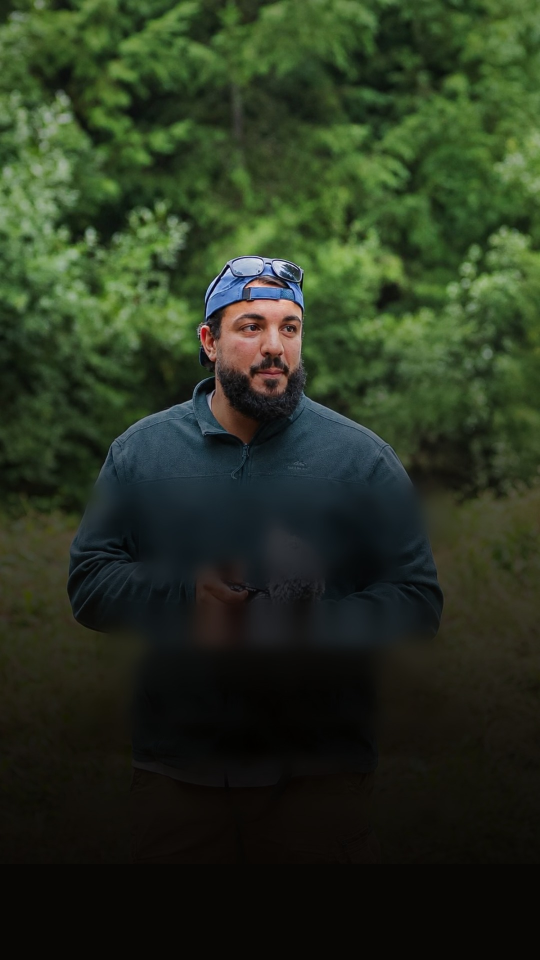
#> input picture reel-immersion/assets/cta.jpg, 1080 x 1920 px, given in place of 89271b4e-image.png, which was not available (shown at 1/2 size)
$ python clean_text.py ../assets/cta.jpg ../assets/hook.jpg
#> lines starting #> are read from the running program, lines starting #| are printed output that depends on the picture; after the words box and inside, x2 and y2 are one past the last pixel; in counts of white or black regions, pixels touching at a corner belong together
"""Efface le texte incrusté des captures (masque couleur + inpainting OpenCV)."""
import sys, cv2, numpy as np

SRC = sys.argv[1]; OUT = sys.argv[2]
JOBS = {
  # nom: (fichier source, [zones texte x0,y0,x1,y1], [zones pleines à effacer entièrement])
  "cta":      ("89271b4e", [(150,965,930,1170),(140,1390,940,1555),(150,1590,930,1645)], [(225,1215,855,1365)]),
  "immersion":("025b7daa", [(220,290,860,360),(90,365,990,510),(80,550,1000,700),(190,1470,890,1635)], []),
  "confiance":("2915ed64", [(160,345,920,540),(270,595,810,680),(80,690,1000,800),(330,825,750,910),(130,920,950,985),(340,1010,740,1095),(130,1100,950,1215),(90,1295,990,1510),(280,1530,800,1570)], []),
  "concept":  ("7267da5d", [(165,1060,915,1170),(80,1210,1000,1530),(75,1550,1005,1635)], []),
  "hook":     ("40b4faeb", [(190,790,890,1395),(210,1450,870,1535),(260,1595,820,1640)], []),
}
for name,(f,rects,solid) in JOBS.items():
    img = cv2.imread(f"{SRC}/{f}-image.png")
#> img is the input picture: shape (1920, 1080, 3); mean B, G, R 32.2, 51.5, 40.5
    b,g,r = [img[...,i].astype(int) for i in range(3)]
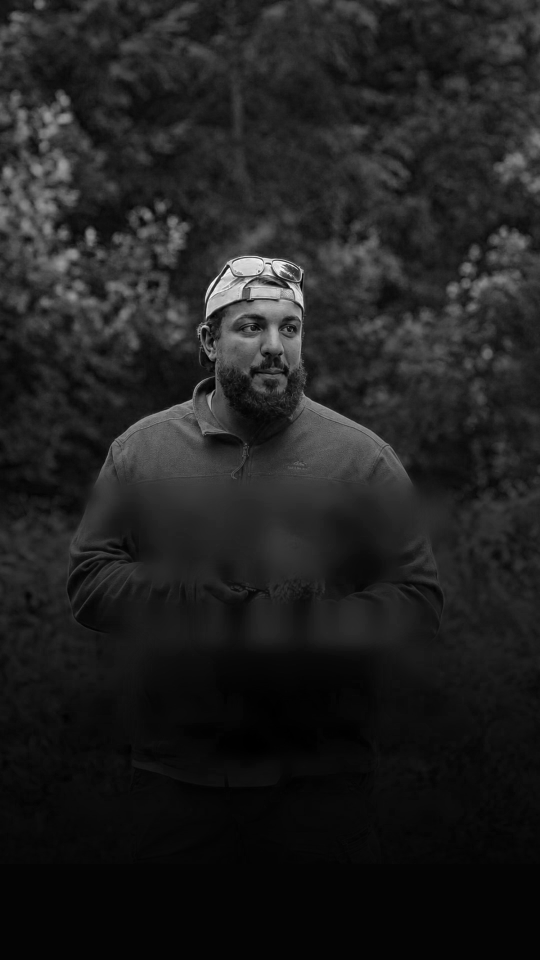
#> b: shape (1920, 1080) int64 (shown at 1/2 size); min 0, max 255, mean 32.2
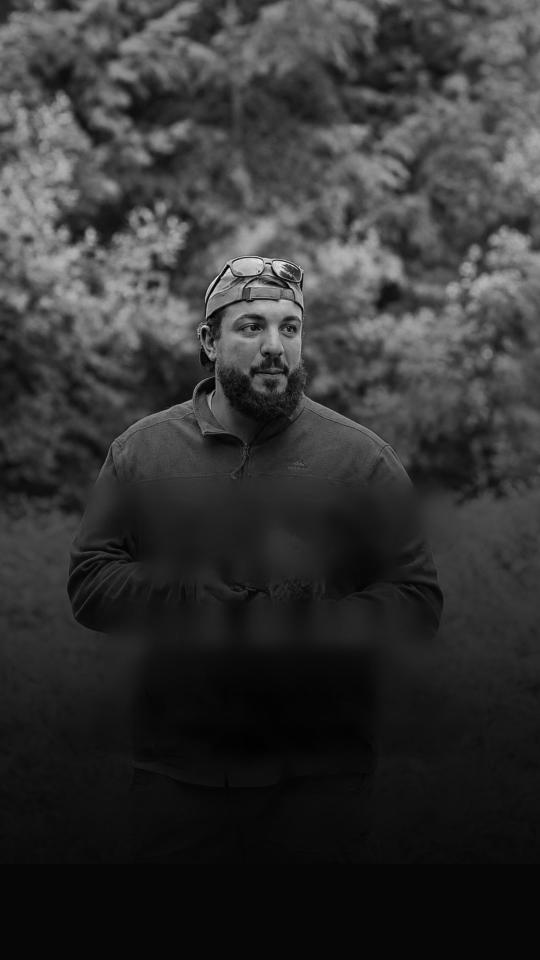
#> g: shape (1920, 1080) int64 (shown at 1/2 size); min 0, max 250, mean 51.5
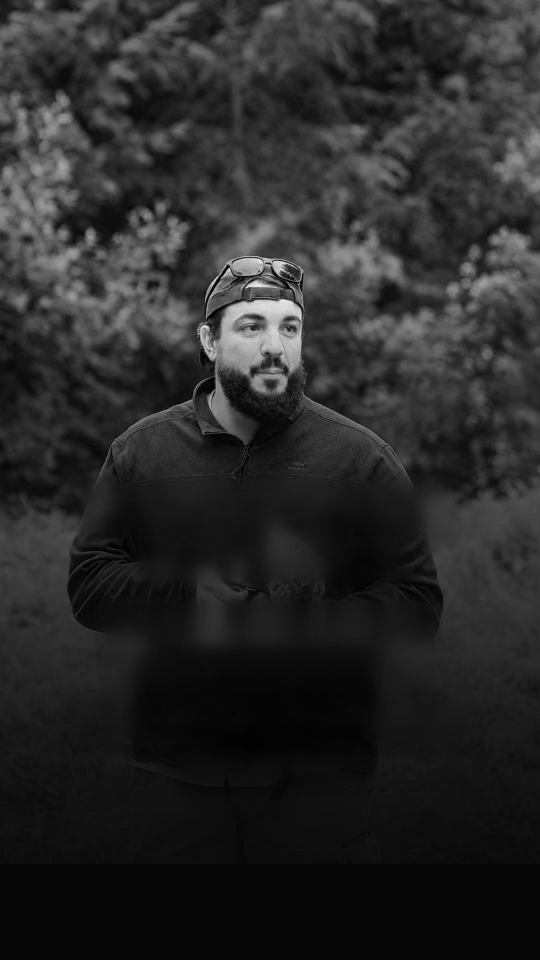
#> r: shape (1920, 1080) int64 (shown at 1/2 size); min 0, max 250, mean 40.5
    white = (r>175)&(g>175)&(b>165)
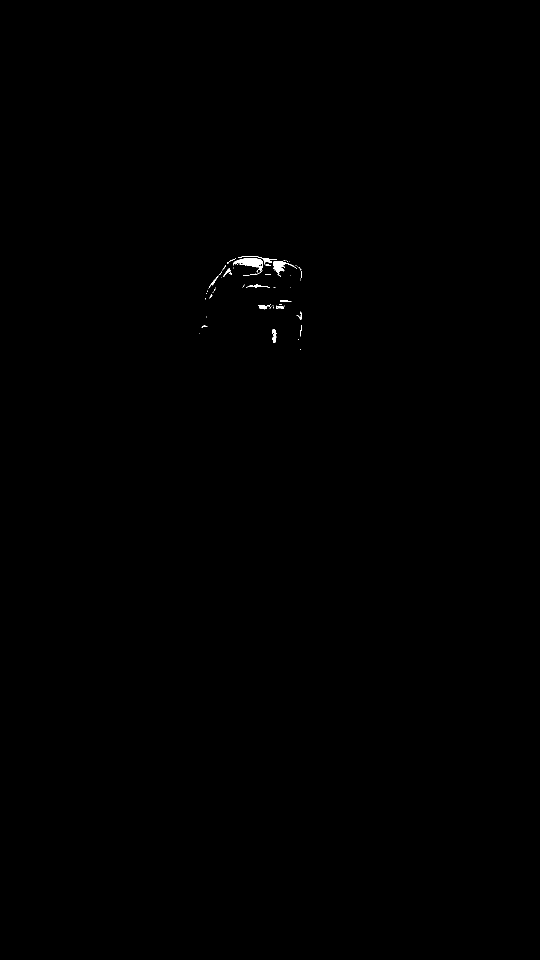
#> white: shape (1920, 1080) bool (shown at 1/2 size); 0.12% white; 68 white regions (53 under 20 px), largest, box (x1, y1, x2, y2) and area: (466, 516, 526, 541) 742, (546, 522, 594, 547) 435, (476, 512, 554, 529) 179
    gold  = (r>170)&(g>140)&(b<175)&(r-b>35)
#> gold: shape (1920, 1080) bool; 0.22% white; 33 white regions (27 under 20 px), largest, box (x1, y1, x2, y2) and area: (463, 601, 603, 643) 2667, (537, 648, 568, 703) 661, (456, 668, 519, 689) 560, (568, 653, 602, 698) 408, (492, 564, 539, 576) 155, (419, 704, 424, 713) 24
    textpx = (white|gold).astype(np.uint8)*255
#> textpx: shape (1920, 1080); 0.32% white; 82 white regions (68 under 20 px), largest, box (x1, y1, x2, y2) and area: (463, 600, 603, 643) 2733, (537, 648, 568, 703) 789, (466, 516, 526, 541) 742
    mask = np.zeros(img.shape[:2],np.uint8)
    for x0,y0,x1,y1 in rects: mask[y0:y1,x0:x1] = textpx[y0:y1,x0:x1]
#> mask: shape (1920, 1080); every value is 0
    mask = cv2.dilate(mask, np.ones((9,9),np.uint8), iterations=2)
    for x0,y0,x1,y1 in solid: cv2.rectangle(mask,(x0-6,y0-6),(x1+6,y1+6),255,-1)
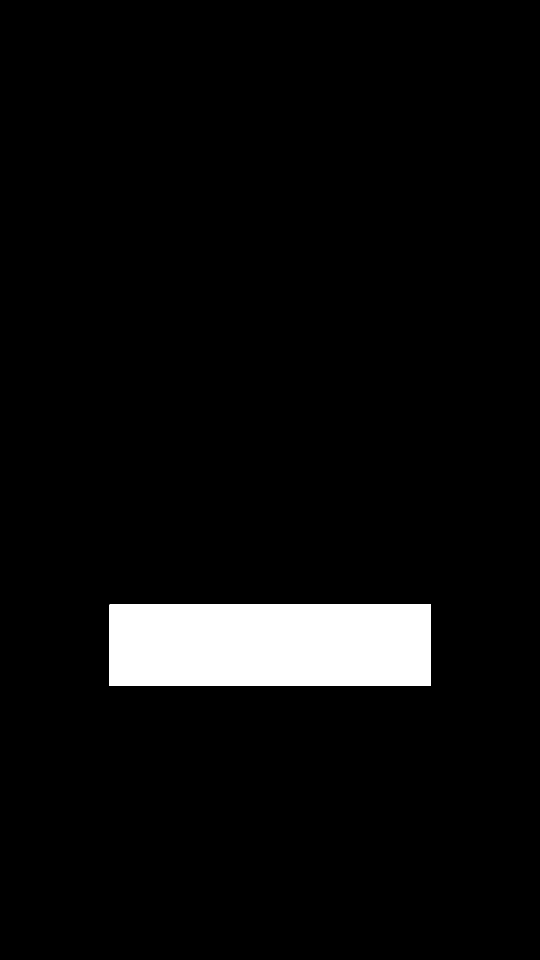
#> mask: shape (1920, 1080) (shown at 1/2 size); 5.1% white; 1 white region, box (x1, y1, x2, y2) and area: (219, 1209, 862, 1372) 104809
    out = cv2.inpaint(img, mask, 9, cv2.INPAINT_TELEA)
    # adoucir les zones réparées pour masquer les traînées
    blur = cv2.GaussianBlur(out,(0,0),14)
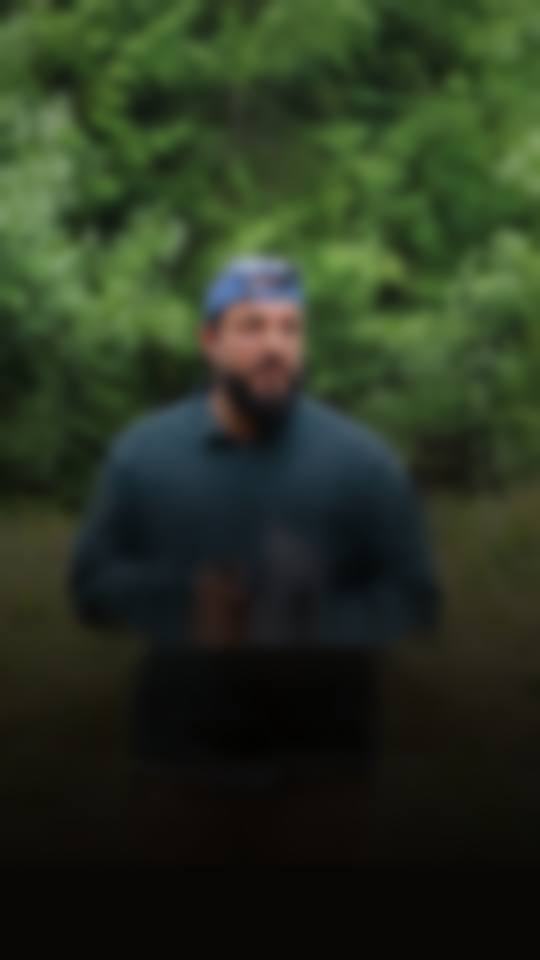
#> blur: shape (1920, 1080, 3) (shown at 1/2 size); mean B, G, R 32.2, 51.5, 40.5
    soft = cv2.GaussianBlur(cv2.dilate(mask,np.ones((25,25),np.uint8)),(0,0),12)[...,None]/255.0
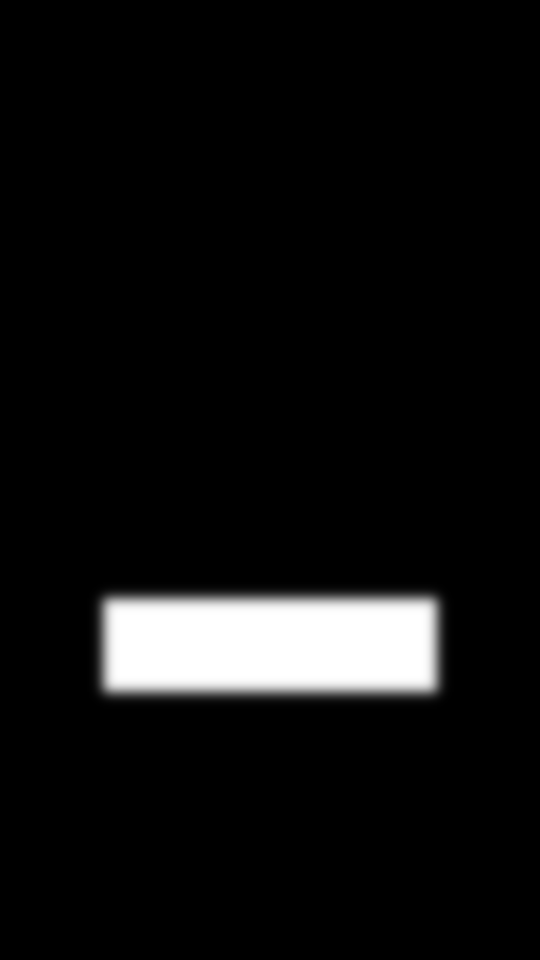
#> soft: shape (1920, 1080, 1) float64 (shown at 1/2 size); min 0, max 1, mean 0.0602
    out = (out*(1-soft)+blur*soft).astype(np.uint8)
    cv2.imwrite(f"{OUT}/{name}.jpg", out, [cv2.IMWRITE_JPEG_QUALITY, 92])
    print(name, "ok")
#> pass 2 of the loop `for name,(f,rects,solid) in JOBS.items():`:
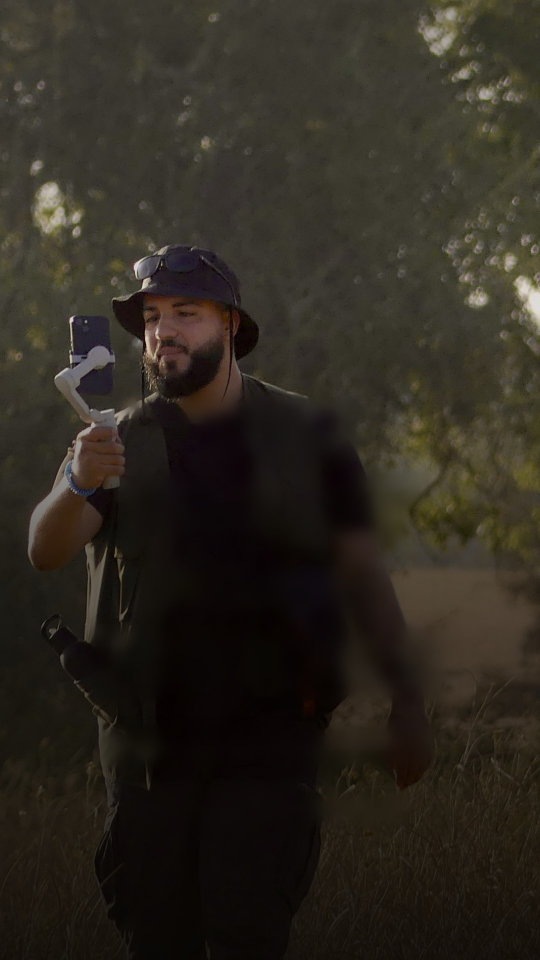
#> input picture reel-immersion/assets/hook.jpg, 1080 x 1920 px, given in place of 025b7daa-image.png, which was not available (shown at 1/2 size)
#> img is the input picture: shape (1920, 1080, 3); mean B, G, R 31.9, 40.5, 45.7
#> `white = (r>175)&(g>175)&(b>165)`:
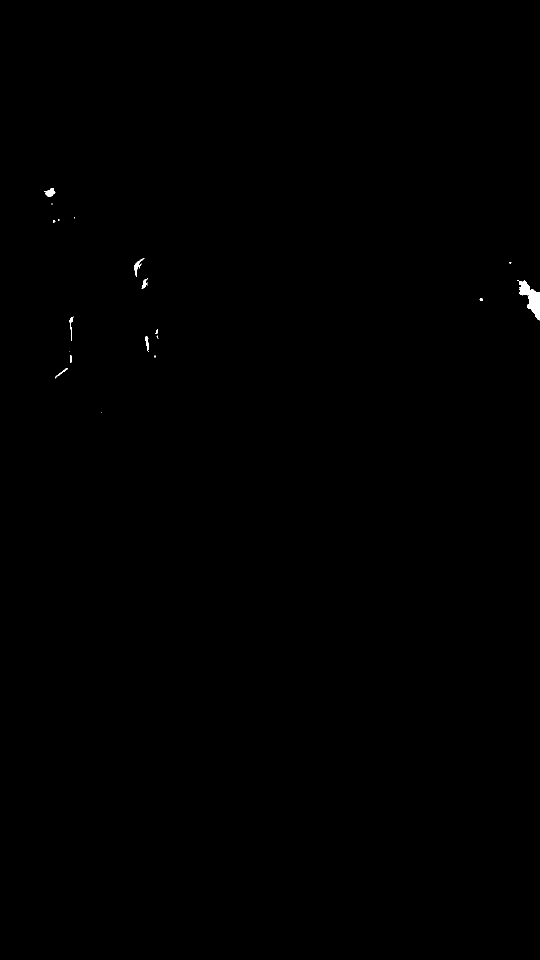
#> white: shape (1920, 1080) bool (shown at 1/2 size); 0.12% white; 22 white regions (12 under 20 px), largest, box (x1, y1, x2, y2) and area: (1038, 561, 1080, 641) 1558, (89, 376, 111, 394) 233, (268, 516, 289, 554) 193
#> gold: shape (1920, 1080) bool; 0.02% white; 24 white regions (17 under 20 px), largest, box (x1, y1, x2, y2) and area: (294, 677, 305, 714) 164, (110, 420, 118, 434) 55, (305, 698, 316, 718) 54
#> textpx: shape (1920, 1080); 0.14% white; 37 white regions (22 under 20 px), largest, box (x1, y1, x2, y2) and area: (1034, 561, 1080, 641) 1597, (291, 668, 305, 714) 259, (89, 376, 111, 394) 233
#> `blur = cv2.GaussianBlur(out,(0,0),14)`:
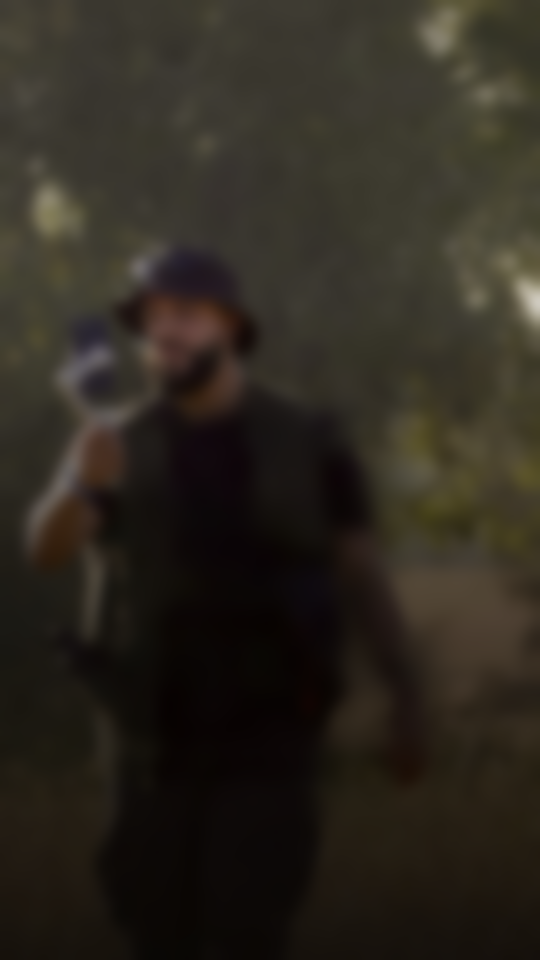
#> blur: shape (1920, 1080, 3) (shown at 1/2 size); mean B, G, R 31.8, 40.4, 45.6
#> (the run stopped early here; a loop or call above may not have finished)
